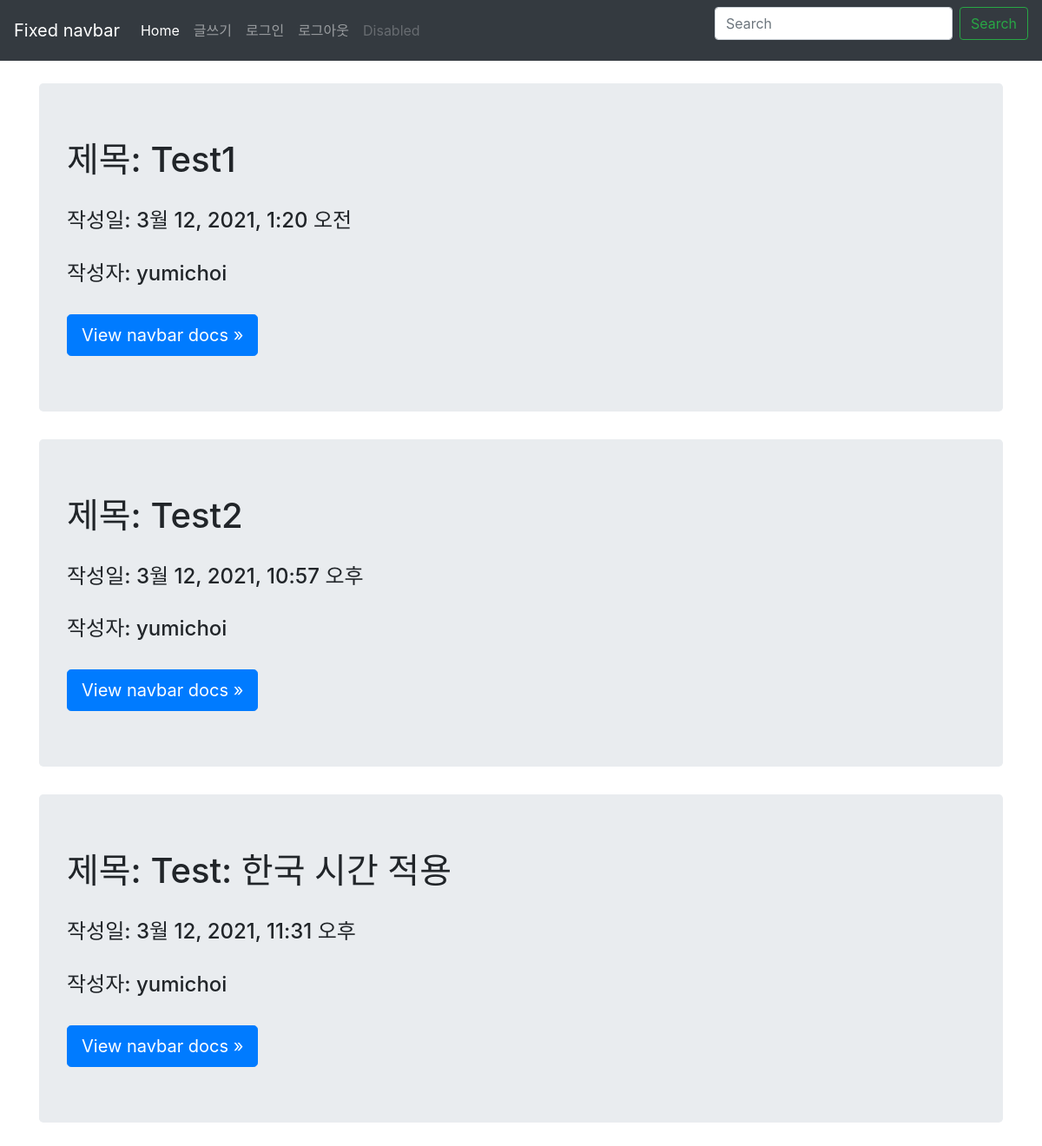
Screenshot of /blogMain/ with the database file from the repository.
### blogapp/models.py (models this page shows)
class Blog(models.Model):
    title = models.CharField(max_length=100)
    auto_now_add = True
    pub_date = models.DateTimeField(auto_now_add=True)
    author = models.ForeignKey(User, on_delete=models.CASCADE, null=True, default=1)
    body = RichTextUploadingField()

### blogapp/views.py (the view)
# urls.py: path('blogMain/', blogapp.views.blogMain, name = 'blogMain'),# http://www.블로그주소.com/blogMain/ 으로 접속
def blogMain(request):
    blogs = Blog.objects.all()
    return render(request, 'blogMain.html', {'blogs' : blogs})

### blogapp/templates/blogMain.html
{% extends 'base.html' %}
{% block content %}
    <br>
    {% for blog in blogs %}
        <main role="main" class="container">
            <div class="jumbotron">
                <h1>제목: {{ blog.title }}</h1>
                <br>
                <h4>작성일: {{ blog.pub_date }}</h4>
                <br>
                <h4>작성자: {{ blog.author }}</h4>
                <br>
                <a class="btn btn-lg btn-primary"
                   href="{% url 'detail' blog.id %}" role="button">View navbar docs &raquo;</a>
            </div>
        </main>
    {% endfor %}
{% endblock %}

### blogapp/static/css/navbar-top-fixed.css (style rules this page uses)
body { min-height: 75rem; padding-top: 4.5rem; }

### rows the page displays
Blog: title "Test1", pub_date "3월 12, 2021, 1:20 오전", author "yumichoi"
Blog: title "Test2", pub_date "3월 12, 2021, 10:57 오후", author "yumichoi"
Blog: title "Test: 한국 시간 적용", pub_date "3월 12, 2021, 11:31 오후", author "yumichoi"
